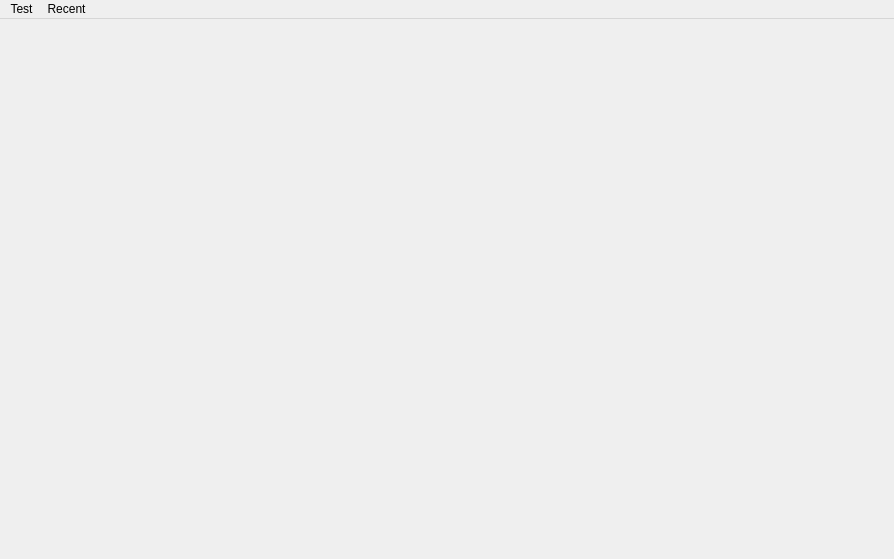
<?xml version="1.0" encoding="UTF-8"?>
<ui version="4.0">
 <class>MainWindow</class>
 <widget class="QMainWindow" name="MainWindow">
  <property name="geometry">
   <rect>
    <x>0</x>
    <y>0</y>
    <width>894</width>
    <height>559</height>
   </rect>
  </property>
  <property name="windowTitle">
   <string>YAPTLYTOTI</string>
  </property>
  <widget class="QWidget" name="centralWidget">
   <layout class="QVBoxLayout" name="verticalLayout" stretch=""/>
  </widget>
  <widget class="QMenuBar" name="menuBar">
   <property name="geometry">
    <rect>
     <x>0</x>
     <y>0</y>
     <width>894</width>
     <height>21</height>
    </rect>
   </property>
   <widget class="QMenu" name="menuTest">
    <property name="title">
     <string>Test</string>
    </property>
    <addaction name="actionSomething"/>
    <addaction name="actionAdd"/>
    <addaction name="action38"/>
    <addaction name="action76"/>
   </widget>
   <widget class="QMenu" name="menuRecent">
    <property name="title">
     <string>Recent</string>
    </property>
   </widget>
   <addaction name="menuTest"/>
   <addaction name="menuRecent"/>
  </widget>
  <action name="actionSomething">
   <property name="text">
    <string>Something</string>
   </property>
   <property name="iconVisibleInMenu">
    <bool>true</bool>
   </property>
  </action>
  <action name="actionAdd">
   <property name="text">
    <string>Add</string>
   </property>
  </action>
  <action name="action38">
   <property name="text">
    <string>Progress 38</string>
   </property>
  </action>
  <action name="action76">
   <property name="text">
    <string>Progress 76</string>
   </property>
  </action>
 </widget>
 <layoutdefault spacing="6" margin="11"/>
 <resources/>
 <connections/>
</ui>
